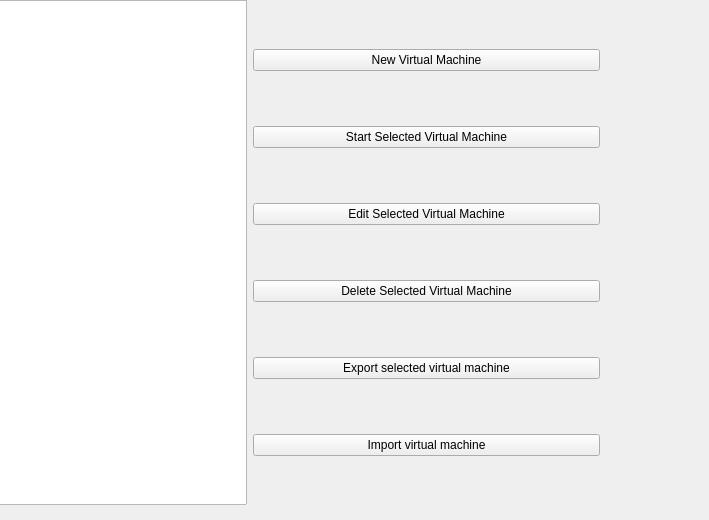
       <widget class="QWidget" name="tab">
        <property name="locale">
         <locale language="English" country="UnitedStates"/>
        </property>
        <attribute name="title">
         <string>Main</string>
        </attribute>
        <widget class="QWidget" name="gridLayoutWidget_4">
         <property name="geometry">
          <rect>
           <x>-100</x>
           <y>0</y>
           <width>700</width>
           <height>511</height>
          </rect>
         </property>
         <layout class="QGridLayout" name="gridLayout_4">
          <item row="0" column="2" rowspan="2">
           <layout class="QVBoxLayout" name="verticalLayout">
            <item>
             <widget class="QPushButton" name="pushButton_8">
              <property name="text">
               <string>New Virtual Machine</string>
              </property>
             </widget>
            </item>
            <item>
             <widget class="QPushButton" name="pushButton_9">
              <property name="text">
               <string>Start Selected Virtual Machine</string>
              </property>
             </widget>
            </item>
            <item>
             <widget class="QPushButton" name="pushButton_10">
              <property name="text">
               <string>Edit Selected Virtual Machine</string>
              </property>
             </widget>
            </item>
            <item>
             <widget class="QPushButton" name="pushButton_11">
              <property name="text">
               <string>Delete Selected Virtual Machine</string>
              </property>
             </widget>
            </item>
            <item>
             <widget class="QPushButton" name="pushButton_22">
              <property name="text">
               <string>Export selected virtual machine</string>
              </property>
             </widget>
            </item>
            <item>
             <widget class="QPushButton" name="pushButton_23">
              <property name="text">
               <string>Import virtual machine</string>
              </property>
             </widget>
            </item>
           </layout>
          </item>
          <item row="0" column="1" alignment="Qt::AlignRight">
           <widget class="QListView" name="listView">
            <property name="minimumSize">
             <size>
              <width>300</width>
              <height>0</height>
             </size>
            </property>
            <property name="maximumSize">
             <size>
              <width>420</width>
              <height>16777215</height>
             </size>
            </property>
           </widget>
          </item>
         </layout>
        </widget>
       </widget>
